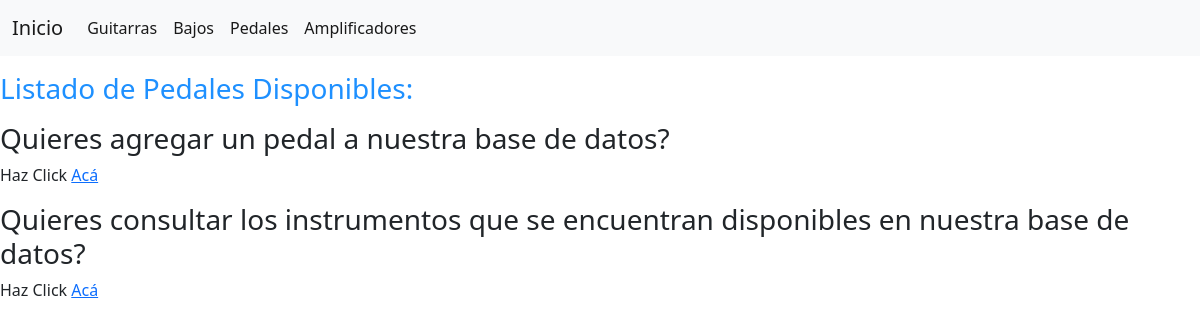
The page /pedales on the database as committed earlier.
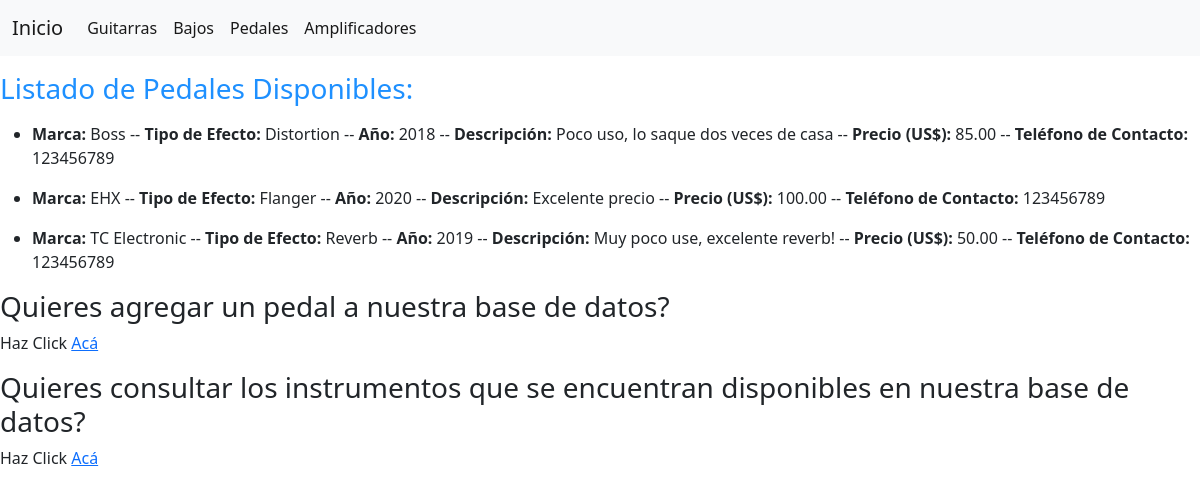
The same page on the database as committed later.
### AppVPIMs/models.py (models this page shows)
class Pedal(models.Model):
    marca = models.CharField(max_length=40)
    tipo_efecto = models.CharField(max_length=40)
    anio = models.IntegerField(default=0)
    descripcion = models.CharField(max_length=200, default="")
    precio = models.DecimalField(max_digits=10, decimal_places=2)
    telefono_contacto = models.IntegerField()

### AppVPIMs/views.py (the view)
# urls.py: path('pedales', views.pedales, name="pedales"),
def pedales(request):
    pedales = Pedal.objects.all()
    return render(request, "AppVPIMs/pedales.html", {'pedales':pedales})

### AppVPIMs/templates/AppVPIMs/pedales.html
{% extends 'AppVPIMs/inicio.html' %}
{% block content %}
<p>
    <h3 style="color:dodgerblue">Listado de Pedales Disponibles:</h3>
</p>
    {% for pedal in pedales %}
    <ul>
        <li>
    <b>Marca:</b> {{pedal.marca}} --
    <b>Tipo de Efecto:</b> {{pedal.tipo_efecto}} --
    <b>Año:</b> {{pedal.anio}} --
    <b>Descripción:</b> {{pedal.descripcion}} --
    <b>Precio (US$):</b> {{pedal.precio}} --
    <b>Teléfono de Contacto:</b> {{pedal.telefono_contacto}}
        </li>
    </ul>
    {% endfor %}
<p>
<h3>Quieres agregar un pedal a nuestra base de datos?</h3> Haz Click <a href="{% url 'pedalFormulario' %}">Acá</a>
</p>
{% endblock %}

Rows that differ between the two databases and show on the page:
added Pedal: marca "Boss", tipo_efecto "Distortion", anio "2018", descripcion "Poco uso, lo saque dos veces de casa", precio "85.00", telefono_contacto "123456789"
added Pedal: marca "EHX", tipo_efecto "Flanger", anio "2020", descripcion "Excelente precio", precio "100.00", telefono_contacto "123456789"
added Pedal: marca "TC Electronic", tipo_efecto "Reverb", anio "2019", descripcion "Muy poco use, excelente reverb!", precio "50.00", telefono_contacto "123456789"
